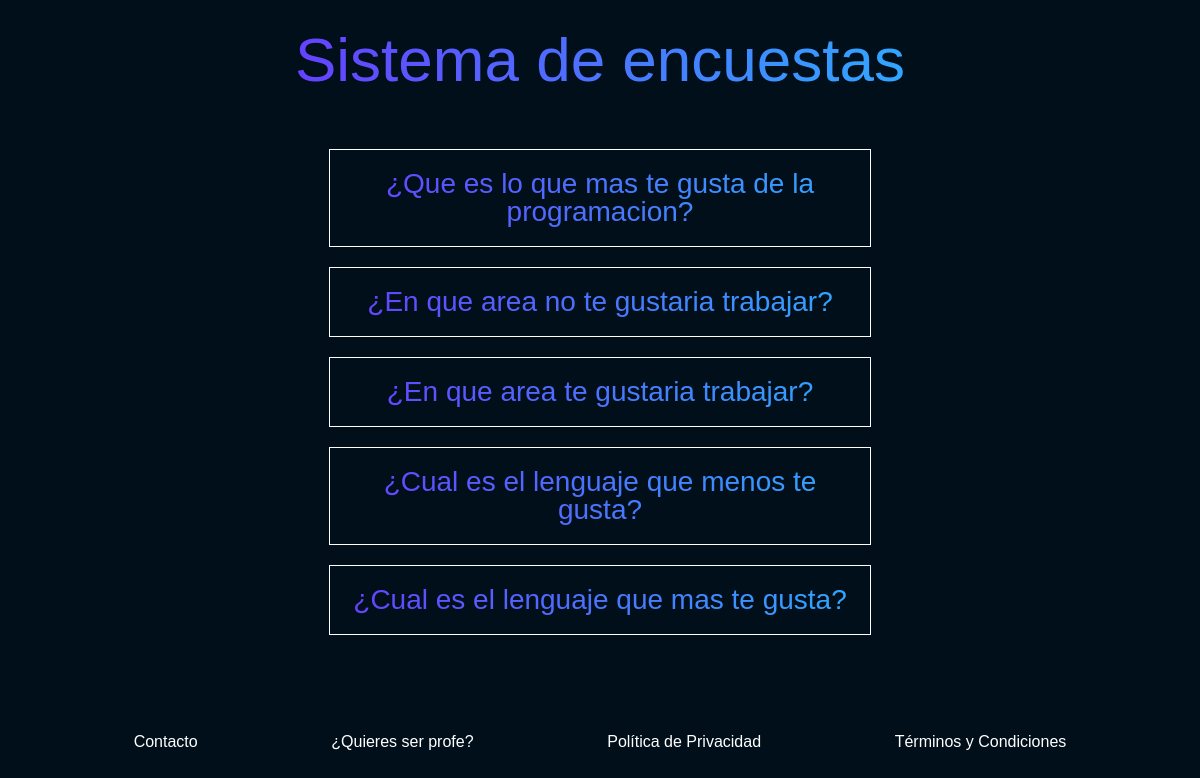
Screenshot of /polls/ with the database file from the repository.
### polls/models.py (models this page shows, shortened)
class Question(models.Model): #preguntas(tablas)
    question_text = models.CharField(max_length=200)  #atributos(opp) o columnas(database)
    pub_date = models.DateTimeField("date published")

### polls/views.py (the view)
# urls.py: path("", views.Indexview.as_view(), name="index"),
class Indexview(generic.ListView):
    template_name = "polls/index.html"
    context_object_name = "latest_question_list"
    def get_queryset(selft):
        return Question.objects.order_by("-pub_date")[:5]

### polls/templates/polls/index.html (shortened to what this page needs)
{% load static %}
<!DOCTYPE html>
<html lang="en">
  <head>
    <link rel="stylesheet" href="{% static 'polls/reset.css' %}" />
    <link rel="stylesheet" href="{% static 'polls/style.css' %}" />
  </head>
  <body>
    <header><h1>Sistema de encuestas</h1></header>
    <main>
      {% if latest_question_list %}
      <ul>
        {% for question in latest_question_list %}
        <li>
          <a href="{% url 'polls:detail' question.id %}">
            <p>{{ question.question_text }}</p>
          </a>
        </li>
        {% endfor %}
      </ul>
      {% else %}
      <p>No polls are available.</p>
      {% endif %}
    </main>
    <footer>
      <a href="#">Contacto</a>
      <a href="#">¿Quieres ser profe?</a>
      <a href="#">Política de Privacidad</a>
      <a href="#">Términos y Condiciones</a>
    </footer>
  </body>
</html>

### polls/static/polls/style.css (style rules this page uses)
body { display: flex; align-items: center; justify-content: space-between; flex-direction: column; height: 100vh; background: hsl(204 100% 5%); font-family: Arial, Helvetica, sans-serif; }
header { display: flex; align-items: center; justify-content: center; padding: 30px; padding-top: 30px; height: 60px; font-size: 62px; color: #71632d; }
ul { display: flex; align-items: center; justify-content: center; flex-direction: column; }
header, ul { background: linear-gradient( to right, rgb(103, 61, 255), hsl(204 100% 59%) ); -webkit-background-clip: text; -webkit-text-fill-color: transparent; text-align: center; }
li { display: flex; align-items: center; justify-content: center; width: 500px; border: 1px solid white; padding: 20px; margin-bottom: 20px; font-size: 28px; }
a { color: white; text-decoration: none; }
footer { display: flex; align-items: center; justify-content: space-evenly; width: 100vw; padding: 50px 0; }

### rows the page displays
Question: question_text "¿Que es lo que mas te gusta de la programacion?"
Question: question_text "¿En que area no te gustaria trabajar?"
Question: question_text "¿En que area te gustaria trabajar?"
Question: question_text "¿Cual es el lenguaje que menos te gusta?"
Question: question_text "¿Cual es el lenguaje que mas te gusta?"
